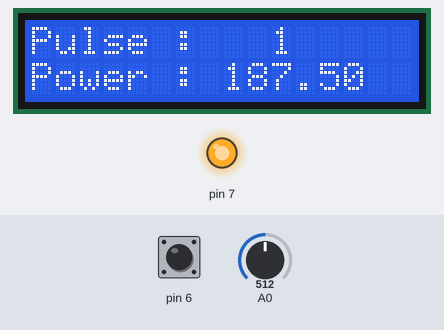
Simulated run of this sketch. Board: Arduino Uno, built with avr-gcc and run on an emulated ATmega328P. On the bench: 16×2 character LCD, output pins drawn as LEDs (lit = HIGH). The test bench sets the inputs (shaded band); at power-on: A0 = 512, pin 6 HIGH.

Above: at 2.2 s.
2.3 s: A0 set to 487
At 3.0 s:
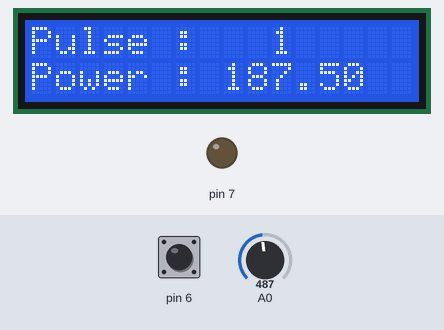
7.6 s: A0 set to 510
At 8.4 s:
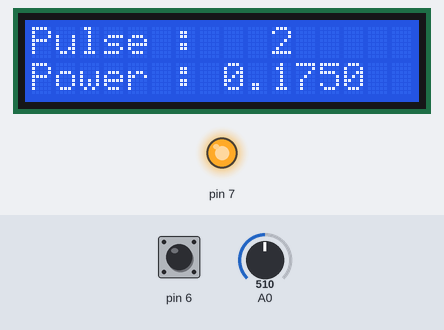
Timing chart, 0 to 10.1 s (numbered marks = the images above; inputs shaded):
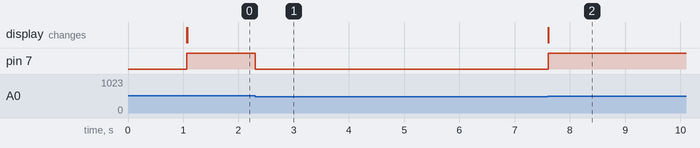

Measured:
- the behaviour switches between 500 and 499 on A0 (found by bisection; images 0 and 1)
- after the input at 2.3 s, pin 7: HIGH → LOW at once
- after the input at 7.6 s, pin 7: LOW → HIGH at once; the display: first changes at once (image 2 shows a later state)

The sketch:

sketch_jan16a.ino
```cpp
#include <LiquidCrystal.h>
#include <SoftwareSerial.h>

LiquidCrystal lcd(13, 12, 11, 10, 9, 8);
SoftwareSerial sim800l(0, 1);

/*
 * For Impulse Rate :
 * 6400 -> 562.5
 * 3200 -> 1125
 * 1600 -> 2250
 */

//variables
unsigned int sum, prevTime, count;
const float impulseRate = 562.5;
bool flag;

void setup() {
  // functional Setup
  lcd.begin(16,2);
  pinMode(A0,INPUT);
  pinMode(6,INPUT_PULLUP);
  pinMode(7, OUTPUT);

  sim800l.begin(9600);   //Module baude rate, this is on max, it depends on the version
  Serial.begin(9600);
  delay(1000);

  //innitialize
  sum = 0;
  prevTime = millis();
  count = 0;
  flag = false;
}

void loop() {
  // Monitor LDR
  lcd.setCursor(0,0);
  lcd.print("Pulse : ");
  lcd.setCursor(0,1);
  lcd.print("Power : "+String(getWattConsumed()));

  // conditionals (Events)
  if(analogRead(A0)>500 && flag==false){
    digitalWrite(7, HIGH);
    lcd.setCursor(10, 0);
    pulse();
    lcd.print(count);
    flag=true;
  } else if(analogRead(A0)<500 && flag==true){
    digitalWrite(7, LOW);
    flag=false;
  }

  //EVENT : Button Press
  if (digitalRead(6) == LOW) {            //And if it's pressed
    Serial.println("Button pressed");   //Shows this message on the serial monitor
    delay(200);                         //Small delay to avoid detecting the button press many times
    SendSMS(getWattConsumed());                          //And this function is called
  }
  if (sim800l.available()){            //Displays on the serial monitor if there's a communication from the module
    Serial.write(sim800l.read());
  }
}

// Custom Functions

void pulse(){
  unsigned int currTime = millis();
  count++;
  sum+=(currTime-prevTime);
  prevTime = currTime;
}

float getAvgBlinkTime(){
  return (count==0)?0.0:((sum*1.0)/count);
}

float getWattConsumed(){
  float avgBlink = getAvgBlinkTime();
  return (avgBlink==0.0)?0.0:(impulseRate/avgBlink);
}

void SendSMS(float val){
  Serial.println("Sending SMS...");               //Show this message on serial monitor
  sim800l.print("AT+CMGF=1\r");                   //Set the module to SMS mode
  delay(100);
  sim800l.print("AT+CMGS=\"+919080659745\"\r");  //Your phone number don't forget to include your country code, example +212123456789"
  delay(500);
  sim800l.print("Power Consumed : "+String(val)); //This is the text to send to the phone number, don't make it too long or you have to modify the SoftwareSerial buffer
  Serial.println("Power Consumed : "+String(val));
  delay(500);
  sim800l.print((char)26);// (required according to the datasheet)
  delay(500);
  sim800l.println();
  Serial.println("Text Sent.");
  delay(500);
}
```
